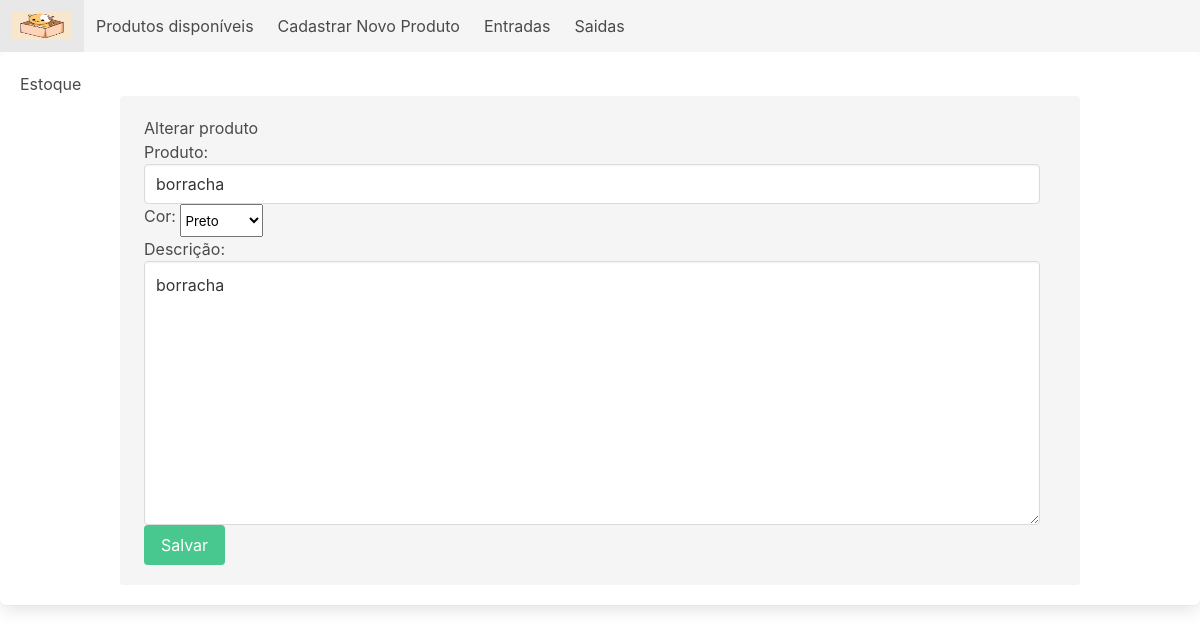
Screenshot of /produto/update_produto/17/ with the database file from the repository.
### produto/models.py (models this page shows, shortened)
class Produtos(models.Model):
    produto = models.CharField('Produto', max_length=200,)
    cor = models.ForeignKey(Cores, on_delete=models.CASCADE,verbose_name='Cor')
    descricao = models.TextField('Descrição', blank=True)
    preco = models.DecimalField('Preço', decimal_places=2, max_digits=8, default=0)
    quantidade = models.IntegerField('Quantidade', default=0)
    criado = models.DateTimeField('Criado em', auto_now_add=True)
    modificado = models.DateTimeField('Modificado em', auto_now=True)
    class Meta:
        verbose_name = 'Produto'
        verbose_name_plural = 'Produtos'
        ordering = ['-produto']

class Cores(models.Model):
    cor = models.CharField('Cor', max_length=200)
    def __str__(self):
        return self.cor

### produto/views.py (the view)
# urls.py: path('update_produto/<int:pk>/', update_produto,name='update_produto'),
def update_produto(request, pk):
    produto = Produtos.objects.get(pk=pk)
    if request.method == 'POST':
        form = ProdutoForm(request.POST, instance=produto)
        if form.is_valid():
            form.save()
            return redirect('produto:list_produto')
    else:
        template_name = 'update_produto.html'
        context = {
        'form': ProdutoForm(instance=produto),
        'pk': pk,
        }
        return render(request, template_name, context)

### produto/forms.py
class ProdutoForm(ModelForm):
    class Meta:
        model = Produtos
        fields = ['produto', 'cor', 'descricao']
        widgets = {
            'produto': TextInput(attrs={'class':'input'}),
            'cor': Select(attrs={'class':'select'}),
            'descricao': Textarea(attrs={'class':'textarea'}),
        }

### produto/templates/update_produto.html (shortened to what this page needs)
{% extends 'base.html' %}
{% block product %}
    <p>Alterar produto</p>
    <form action="{% url 'produto:update_produto' pk %}" method="post">
        {{ form.as_p }}
        <button class="button is-success" type="submit">Salvar</button>
    </form>
{% endblock %}

### rows the page displays
Produtos: produto "borracha", descricao "borracha"
Cores: cor "Preto"
